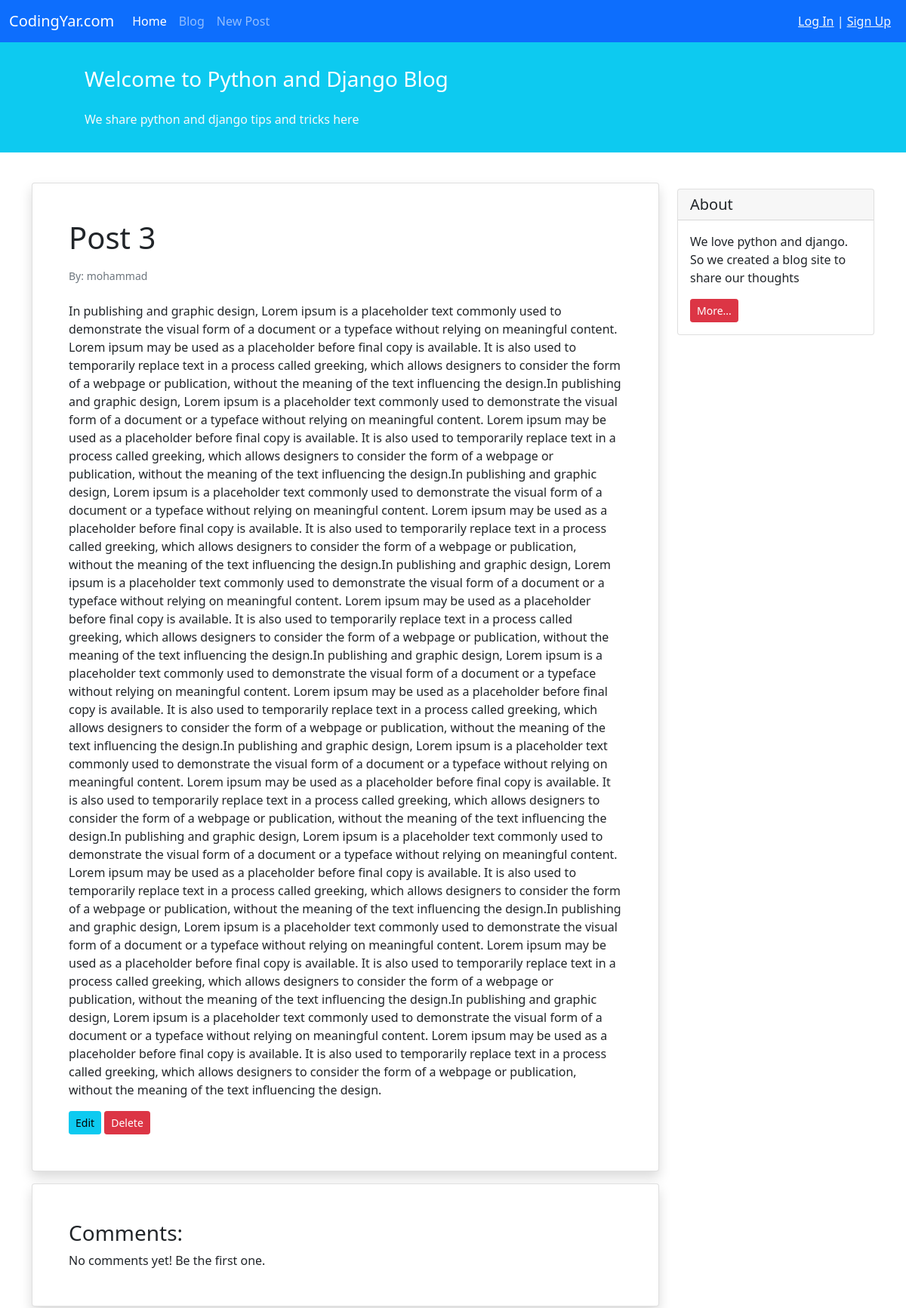
/blog/3/ (upper part), run on an earlier commit of the app's database.
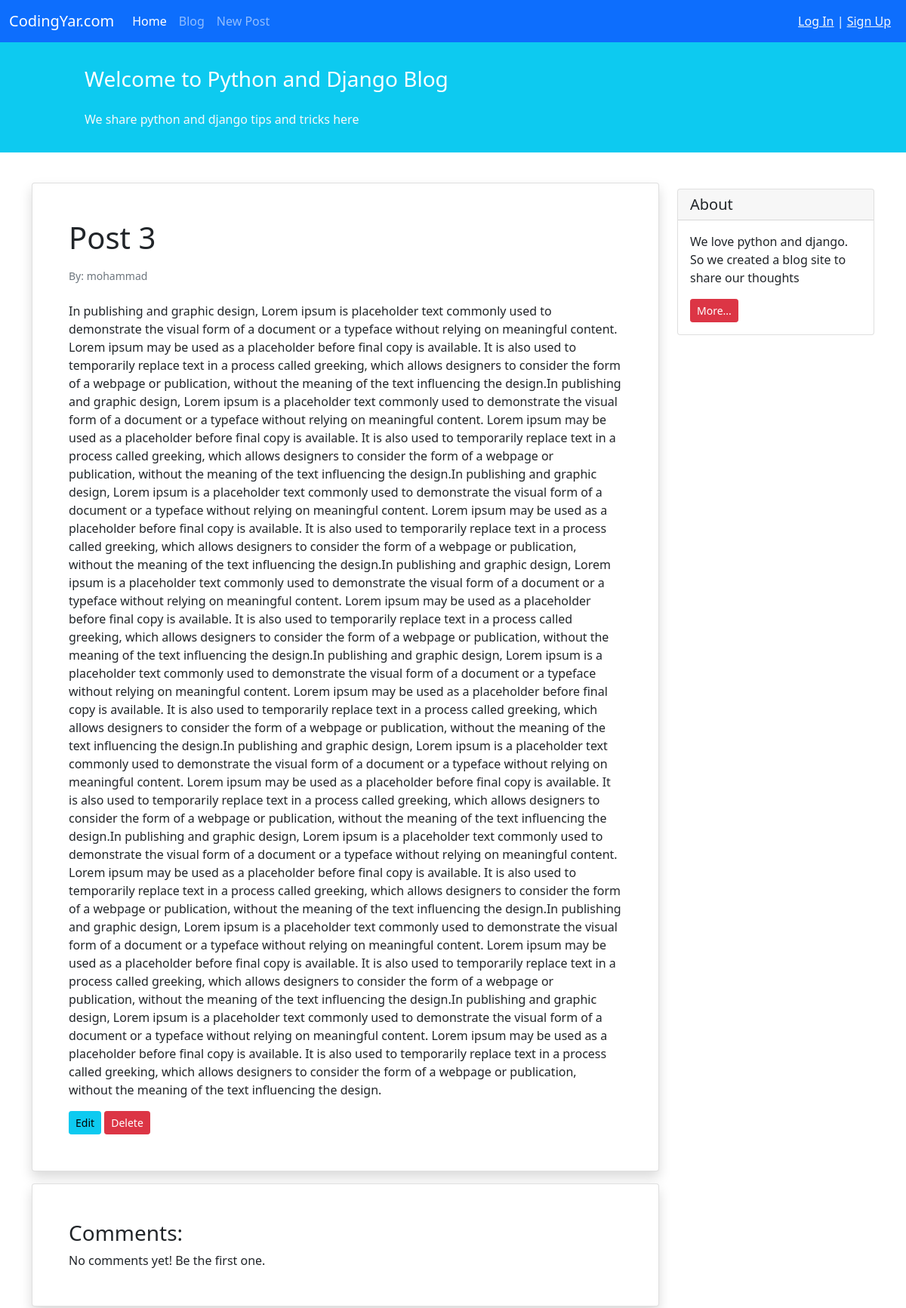
And on a later commit of the database.
### blog/models.py (models this page shows, shortened)
class Post(models.Model):
    STATUS_CHOICES = (
        ('pub', 'Published'),
        ('drf', 'Draft'),
    )
    title = models.CharField(max_length=100)
    text = models.TextField()
    author = models.ForeignKey("auth.User", on_delete=models.CASCADE) # Yani age ye roozi ye nafar author ro az oon var paak kard man che khaki too saram berizam? ma ham goftim in ja ham pakesh kon author ro az tooye in field az in table.
    date_created = models.DateTimeField(auto_now_add=True)
    date_modified = models.DateTimeField(auto_now=True)
    status = models.CharField(choices=STATUS_CHOICES, max_length=3)

### blog/views.py (the view)
# urls.py: path('<int:pk>/', views.PostDetailView.as_view(), name = 'post_detail'),
class PostDetailView(generic.DetailView):
    model = Post # pk رو لازم نیست بدیم. خود جنگو میگیره. به شرطی که اسمش رو اون ور توی یو آر الز مربوطه پی کی بذاریم. یعنی اگه چیز دیگه گذاشتیم الان باید عوضش کنیم به پی کی.
    template_name = 'blog/post_detail.html'
    context_object_name = 'post'

### blog/templates/blog/post_detail.html (shortened to what this page needs)
{% extends '_base.html' %}
{% block content %}
<div class="container mt-4">
    <div class="row">
        <div class="col-9">
            <div class="card shadow my-3 p-5">
                <h1> {{ post.title }} </h1>
                <p class="small text-muted mt-2">By: {{ post.author }} </p>
                <p class="mt-2">{{ post.text }}</p>
                <div>
                    <a href="{% url 'post_update' post.id %}" class="btn btn-sm btn-info">Edit</a>
                    <a href="{% url 'post_delete' post.id %}" class="btn btn-sm btn-danger">Delete</a>
                </div>
            </div>
            <div class="card shadow my-3 p-5">
                <h3>Comments:</h3>
                    No comments yet! Be the first one.
            </div>
        </div>
        <div class="col-3">
                <div class="card my-4">
                    <h5 class="card-header">About</h5>
                    <div class="card-body">
                        <p class="card-text">We love python and django. So we created a blog site to share our
                            thoughts</p>
                        <a href="#"
                           class="btn btn-sm btn-danger">
                            More...
                        </a>
                    </div>
                </div>
        </div>
    </div>
</div>
{% endblock content %}

What changed in the data, as far as the page shows it:
changed Post "Post 3": text "…design, Lorem ipsum is a placeholder text commonly used to demonstrate the visual form of a document or a typeface without relying on meaningful content. Lorem ipsum may be used as a placeholder before final copy is available. It is also used to temporarily replace text in a process called greeking, which allows designers to consider the form of a webpage or publication, without the meaning of the text influencing the design.In publishing and graphic design, Lorem ipsum is a placeholder text commonly used to demonstrate the visual form of a document or a typeface without relying on meaningful content. Lorem ipsum may be used as a placeholder before final copy is available. It is also used…" → "…design, Lorem ipsum is placeholder text commonly used to demonstrate the visual form of a document or a typeface without relying on meaningful content. Lorem ipsum may be used as a placeholder before final copy is available. It is also used to temporarily replace text in a process called greeking, which allows designers to consider the form of a webpage or publication, without the meaning of the text influencing the design.In publishing and graphic design, Lorem ipsum is a placeholder text commonly used to demonstrate the visual form of a document or a typeface without relying on meaningful content. Lorem ipsum may be used as a placeholder before final copy is available. It is also used to…"
